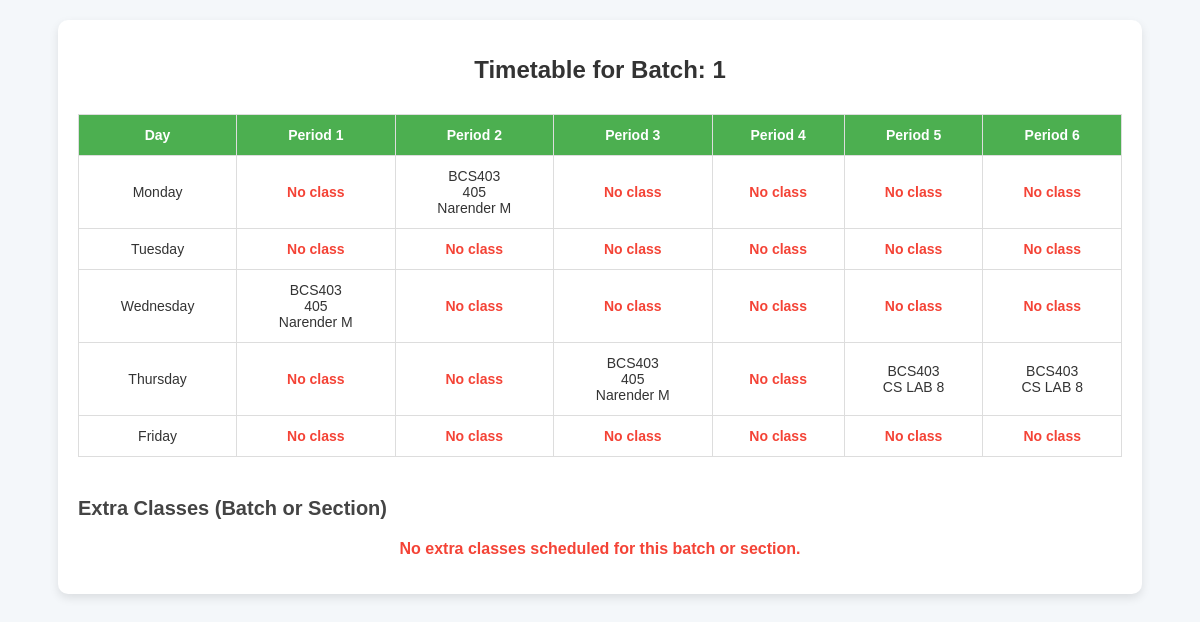
The page /batch/1/ (signed in) on the database its author committed.
### tablelogic/models.py (models this page shows, shortened)
class Batch(models.Model):
    name = models.CharField(max_length=10)
    section = models.ForeignKey(Section, on_delete=models.CASCADE)

class TimetableEntry(models.Model):
    DAY_CHOICES = [
        ('Monday', 'Monday'),
        ('Tuesday', 'Tuesday'),
        ('Wednesday', 'Wednesday'),
        ('Thursday', 'Thursday'),
        ('Friday', 'Friday'),
    ]
    day = models.CharField(max_length=10, choices=DAY_CHOICES)
    period = models.IntegerField()
    room = models.ForeignKey(Room, on_delete=models.CASCADE)
    lecture_assignment = models.ForeignKey(LectureAssignment, null=True, blank=True, on_delete=models.CASCADE)
    tutorial_assignment = models.ForeignKey(TutorialAssignment, null=True, blank=True, on_delete=models.CASCADE)
    practical_assignment = models.ForeignKey(PracticalAssignment, null=True, blank=True, on_delete=models.CASCADE)

class LectureAssignment(models.Model):
    section = models.ForeignKey(Section, on_delete=models.CASCADE)
    course = models.ForeignKey(Course, on_delete=models.CASCADE)
    teacher = models.ForeignKey(Teacher, on_delete=models.CASCADE)

class Course(models.Model):
    name = models.CharField(max_length=100)
    code = models.CharField(max_length=20)
    lecture_hours = models.IntegerField(default=0)
    tutorial_hours = models.IntegerField(default=0)
    practical_hours = models.IntegerField(default=0)

class Room(models.Model):
    name = models.CharField(max_length=20)

class Teacher(models.Model):
    name = models.CharField(max_length=100)
    employee_id = models.CharField(max_length=50, unique=True)
    password = models.CharField(max_length=100, default = 'password')

class PracticalAssignment(models.Model):
    course = models.ForeignKey(Course, on_delete=models.CASCADE)
    section = models.ForeignKey(Section, on_delete=models.CASCADE)
    batch = models.ForeignKey(Batch, null=True, blank=True, on_delete=models.CASCADE)
    teacher1 = models.ForeignKey(Teacher, related_name="practical_teacher1", on_delete=models.CASCADE)
    teacher2 = models.ForeignKey(Teacher, related_name="practical_teacher2", null=True, blank=True, on_delete=models.CASCADE)
    is_section_wide = models.BooleanField(default=False)

### tablelogic/decorators.py (the view)
    def wrapper(request, *args, **kwargs):
        if request.session.get('user_type') != 'student':
            return redirect('home')
        return view_func(request, *args, **kwargs)

### tablelogic/templates/batch_timetable.html (shortened to what this page needs)
<!DOCTYPE html>
<html lang="en">
<head>
</head>
<body>
    <div class="container">
        <h1>Timetable for Batch: {{ batch.name }}</h1>
        <table>
            <thead>
                <tr>
                    <th>Day</th>
                    {% for period in periods %}
                        <th>Period {{ period }}</th>
                    {% endfor %}
                </tr>
            </thead>
            <tbody>
                {% for day in days %}
                    <tr>
                        <td>{{ day }}</td>
                        {% for period in periods %}
                            <td>
                                {% for entry in timetable_data %}
                                    {% if entry.day == day and entry.period == period %}
                                        {% with e=entry.entry %}
                                            {% if e %}
                                                {% if e.lecture_assignment %}
                                                    {{ e.lecture_assignment.course.code }} <br>
                                                    {{ e.room.name }} <br>
                                                    {{ e.lecture_assignment.teacher.name }}
                                                {% elif e.tutorial_assignment %}
                                                    {{ e.tutorial_assignment.course.code }} <br>
                                                    {{ e.room.name }} <br>
                                                    {{ e.tutorial_assignment.teacher.name }}
                                                {% elif e.practical_assignment %}
                                                    {{ e.practical_assignment.course.code }} <br>
                                                    {{ e.room.name }} <br>
                                                {% endif %}
                                            {% else %}
                                                <span class="no-class">No class</span>
                                            {% endif %}
                                        {% endwith %}
                                    {% endif %}
                                {% endfor %}
                            </td>
                        {% endfor %}
                    </tr>
                {% endfor %}
            </tbody>
        </table>
        <h2>Extra Classes (Batch or Section)</h2>
        {% if extra_classes %}
            <table class="extra-classes-table">
                <thead>
                    <tr>
                        <th>Date</th>
                        <th>Period</th>
                        <th>Course</th>
                        <th>Room</th>
                        <th>Teacher(s)</th>
                        <th>Batch</th>
                        <th>Section</th>
                    </tr>
                </thead>
                <tbody>
                    {% for cls in extra_classes %}
                        <tr>
                            <td>{{ cls.date }}</td>
                            <td>{{ cls.period }}</td>
                            <td>{{ cls.course.code }}</td>
                            <td>{{ cls.room.name }}</td>
                            <td>{{ cls.teacher.name }}</td>
                            <td>
                                {% if cls.batch %}
                                    {{ cls.batch.name }}
                                {% else %}
                                    -
                                {% endif %}
                            </td>
                            <td>{{ cls.section.name }}</td>
                        </tr>
                    {% endfor %}
                </tbody>
            </table>
        {% else %}
            <p class="empty-message">No extra classes scheduled for this batch or section.</p>
        {% endif %}
    </div>
</body>
</html>

### tablelogic/templates/batch_timetable.html (style rules this page uses)
body { font-family: 'Arial', sans-serif; background-color: #f4f7fa; margin: 0; padding: 20px; color: #333; }
h1 { color: #333; text-align: center; margin-bottom: 30px; font-size: 24px; }
h2 { color: #444; font-size: 20px; margin-top: 40px; margin-bottom: 20px; }
table { width: 100%; border-collapse: collapse; margin-bottom: 40px; }
th, td { padding: 12px; text-align: center; border: 1px solid #ddd; font-size: 14px; }
th { background-color: #4CAF50; color: white; font-weight: bold; }
tr:nth-child(even) { background-color: #f2f2f2; }
td { background-color: #ffffff; }
.container { width: 90%; margin: 0 auto; background-color: white; padding: 20px; box-shadow: 0 4px 10px rgba(0, 0, 0, 0.1); border-radius: 10px; }
.no-class { color: #f44336; font-weight: bold; }
.empty-message { color: #f44336; font-size: 16px; text-align: center; font-weight: bold; }

### rows shown on the page
Batch: name "1"
TimetableEntry: entry.lecture_assignment.course.code "BCS403", entry.room.name "405", entry.lecture_assignment.teacher.name "Narender M"
TimetableEntry: entry.lecture_assignment.course.code "BCS403", entry.room.name "405", entry.lecture_assignment.teacher.name "Narender M"
TimetableEntry: entry.lecture_assignment.course.code "BCS403", entry.room.name "405", entry.lecture_assignment.teacher.name "Narender M"
TimetableEntry: entry.practical_assignment.course.code "BCS403", entry.room.name "CS LAB 8"
TimetableEntry: entry.practical_assignment.course.code "BCS403", entry.room.name "CS LAB 8"

### other values the page prints
{{ period }} "1" "2" "3" "4" "5" "6"
{{ day }} "Monday" "Tuesday" "Wednesday" "Thursday" "Friday"
